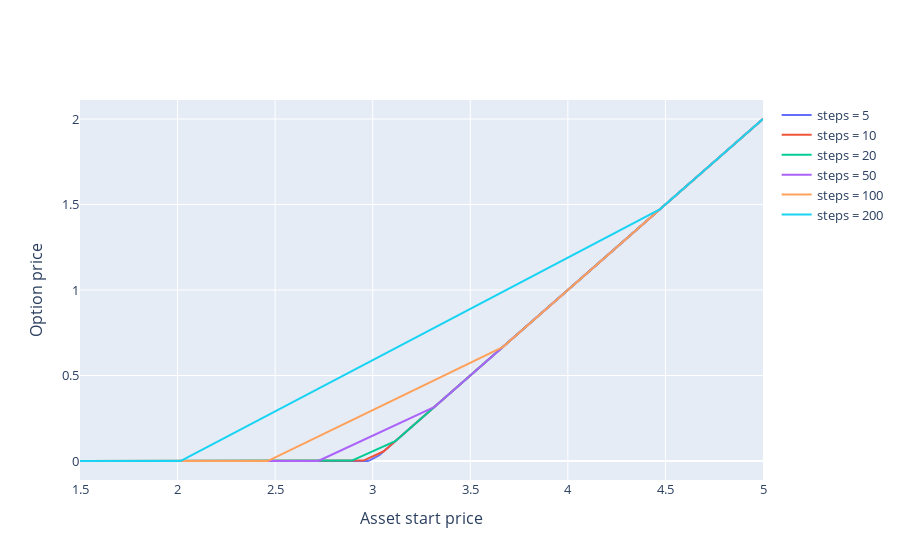

Notebook source saved alongside this figure:
### Code cell
fig = go.Figure()
for i in range(6):
    fig.add_trace(go.Scatter(x = Xstart, y = V2[i], mode = 'lines', name = 'steps = {}'.format(stepsVec[i]) ))

fig.update_layout(xaxis_title = 'Asset start price', yaxis_title = 'Option price',
                  font = dict(size = 13))

#fig.update_xaxes(range=[2.8, 3.2])
fig.show()

### Figure 1 — Plotly figure (JSON) as saved in the notebook; plotly's stock layout.template omitted (floating-point values rounded to 4 significant figures; data arrays with more than 128 entries replaced by an {"elided": "..."} marker saying what was removed)
{"data": [{"mode": "lines", "name": "steps = 5", "type": "scatter", "x": {"elided": "300 float values"}, "y": {"elided": "300 float values"}}, {"mode": "lines", "name": "steps = 10", "type": "scatter", "x": {"elided": "300 float values"}, "y": {"elided": "300 float values"}}, {"mode": "lines", "name": "steps = 20", "type": "scatter", "x": {"elided": "300 float values"}, "y": {"elided": "300 float values"}}, {"mode": "lines", "name": "steps = 50", "type": "scatter", "x": {"elided": "300 float values"}, "y": {"elided": "300 float values"}}, {"mode": "lines", "name": "steps = 100", "type": "scatter", "x": {"elided": "300 float values"}, "y": {"elided": "300 float values"}}, {"mode": "lines", "name": "steps = 200", "type": "scatter", "x": {"elided": "300 float values"}, "y": {"elided": "300 float values"}}], "layout": {"font": {"size": 13}, "xaxis": {"title": {"text": "Asset start price"}}, "yaxis": {"title": {"text": "Option price"}}}}
